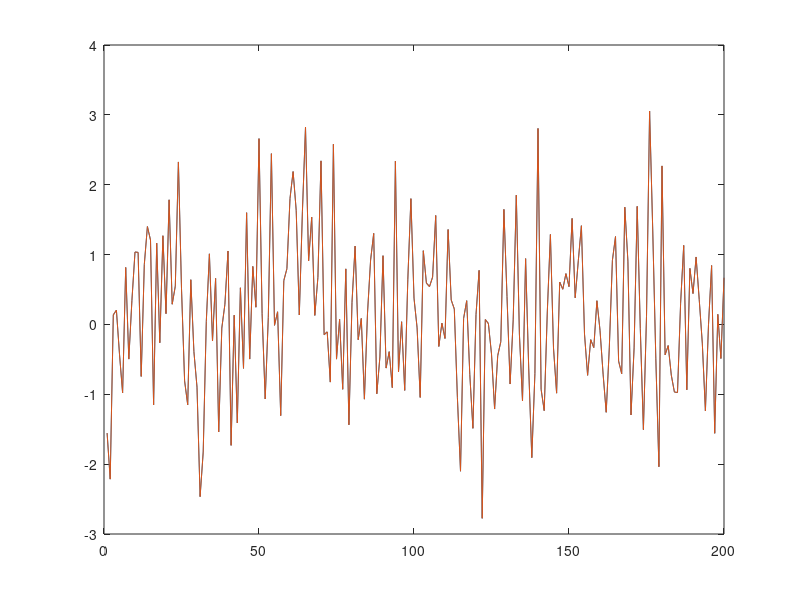

Reproduce this figure in MATLAB. (Note: this script raises an error after producing the figure.)
% Testataufgabe WS24
%
% Adaptives Filter
% Testumgebung für die Filterfunktion "FIR_LMS"
% Aufruf:       [yk,zf,wf,ek] = FIR_LMS(xk,dk,wi,zi,mu)
% Eingangsparameter:
%                   wi: N Koeffizienten [w(0),w(1),...w(N-1)]
%                   xk: Eingangswert x[k]
%                   dk: desired Wert d[k]
%                   zi: Gedächtnis (x[k-1], x[k-2],...,x[k-N+1])
%                   mu: Schrittweite
% Ausgangswerte:
%                   yk: Ausgangwert (y[k])
%                   zf: Gedächtnis nach dem Filtern
%                   wf: adaptierte Filterkoeffizienten
%                   ek: aktueller Fehler
% 
% Siehe DSV-Skriptes (wir)
%
% Jorge /Zuniga Le-Bert (JoZu) 
% 13.1.25 WIR ergänzt 
%
% AUFGABEN
%  1. ERSETZEN SIE DIE FUNKTION FILTER() in Zeile 48
%  2. STELLEN SIE Sie an den Stellen % ??`sinnvolle Parameter ein
%  3. ERSETZTEN SIE DIE Funktion FIR_LMS durch ihre Funktion   
%  
%% 1. Systemidentifikation; Adaptives Erkennen eines unbekannten Systems (d); 
% Rauschen (xr) wird durch das (unbekannte)FIR geschickt, dessen Ausgang (d)
% das erwünschte (desired) Signal für das Adaptive Filter erzeugt.
% xr ist gleichzeitig Eingang des adaptiven Filters.
% Die Filterkoeffizienten w(k) des adapt. Filters entsprechen dann den
% Koeffizienten des unbekannten Systems.

%---------------------------------------------------
close all;clear all; clc
%---------------------------------------------------

N=200;
xr=randn(1,N);                      % Testsignal (Rauschen)
mu = 0.2;                           % Schrittweite
M = 7;                              % Anzahl Koeff 
wi = zeros(1,M);                    % Koeff Adaptives Filter
zi = zeros(1,M-1);                  % Gedächtnis
%--------------------------------------------------- 
d = filter([1 0 0 0 0.5], 1, xr);   % Unbekanntes System
d1 = d ;
d1 = filter([1 0 0 0 0.5], 1, xr);  % Ihre Filterfunktion 
figure(1)
plot(d); hold on, plot(d1); 

figure(2) 
for k=1:N
    % Hier komnmt Ihre Funktion:
    [yk,zf,wf,ek] = FIRFilterT(xr(k),wi,zi,d(k),mu,1);  %xr(k),zi,wi,d(k),mu,1
    % Ende
    zi = zf;
    wi = wf;
    stem(wi,'ro'); drawnow; grid on; title('unbekanntes System (wi)');
end
%